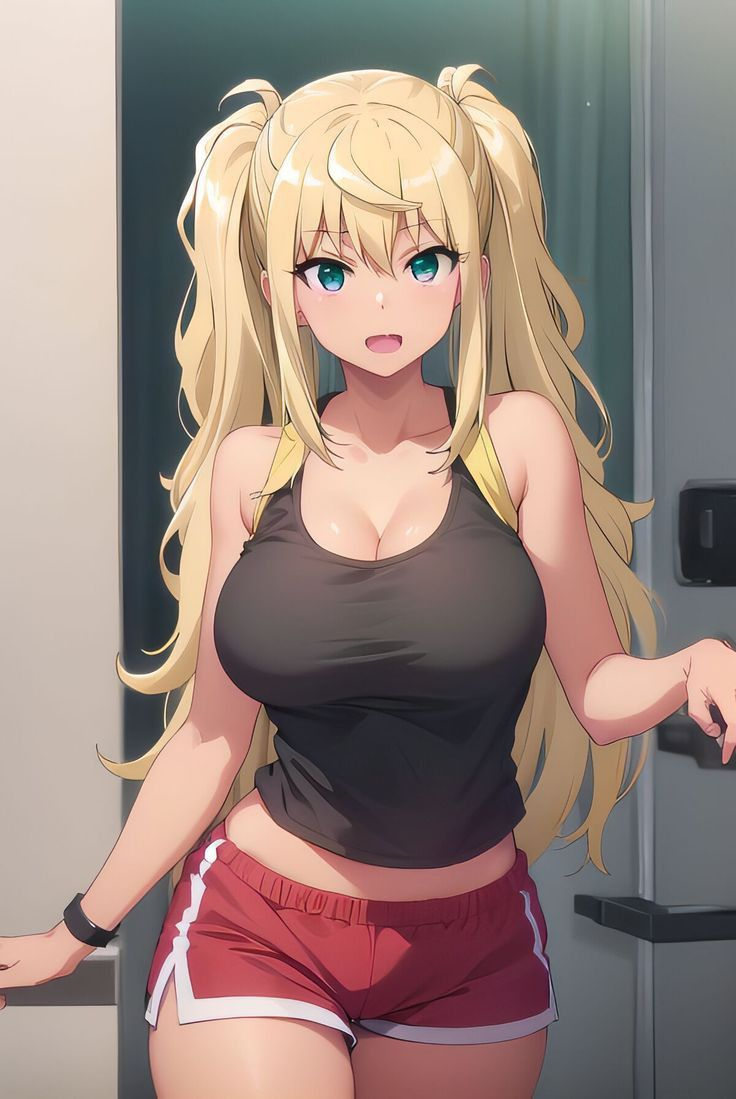
#> input picture ayiko/ojidania/1760848799image.jpg, 736 x 1099 px
$ python -i composition.py   (imports and definitions only)
#> lines starting #> are read from the running program, lines starting #| are printed output that depends on the picture
#> further down, picture is the input picture: PIL image 736x1099 RGB; mean R, G, B 152.1, 132.9, 125.3
#!/usr/bin/env python3
"""
Айко AI — Система Композиции и Золотого Сечения

Использует:
  📐 Правило третей
  ✨ Золотое сечение (phi = 1.618)
  🔺 Золотая спираль
  ⚖️ Баланс и симметрия
  🌀 Динамическое равновесие
  📊 Анализ композиции
"""

import math
from typing import Tuple, Dict, List
from PIL import Image, ImageDraw


GOLDEN_RATIO = 1.618033988749
GOLDEN_ANGLE = 137.508  # degrees


class AyikoComposition:
    """Профессиональная система композиции"""

    def __init__(self):
        print("Composition system initialized")

    # ================================================================
    #  ЗОЛОТОЕ СЕЧЕНИЕ
    # ================================================================

    def golden_divide(self, length: float) -> Tuple[float, float]:
        """Делит длину по золотому сечению"""
        short = length / GOLDEN_RATIO
        long = length - short
        return (long, short)

    def golden_ratio_point(self, width: int, height: int) -> Tuple[int, int]:
        """Вычисляет точку золотого сечения"""
        gw, _ = self.golden_divide(width)
        _, gh = self.golden_divide(height)
        return (int(gw), int(gh))

    # [95 lines left out: functions get_golden_rectangles, generate_golden_spiral_points, draw_golden_spiral, get_rule_of_thirds_lines, draw_rule_of_thirds, not called in this run]

    # ================================================================
    #  БАЛАНС И СИММЕТРИЯ
    # ================================================================

    def calculate_visual_balance(self, img: Image.Image,
                                weights: Dict = None) -> float:
        """
        Рассчитывает визуальный баланс изображения

        Args:
            img: Входное изображение
            weights: Веса для разных цветов (r, g, b)
        """
        if weights is None:
            weights = {"r": 0.299, "g": 0.587, "b": 0.114}

        # Конвертируем в градации серого с весами
        gray = img.convert('L')
        pixels = list(gray.getdata())
        width, height = img.size

        # Рассчитываем баланс левой/правой половин
        left_sum = 0
        right_sum = 0
        left_count = 0
        right_count = 0

        for y in range(height):
            for x in range(width):
                idx = y * width + x
                brightness = pixels[idx] / 255.0

                if x < width // 2:
                    left_sum += brightness
                    left_count += 1
                else:
                    right_sum += brightness
                    right_count += 1

        left_avg = left_sum / left_count if left_count > 0 else 0
        right_avg = right_sum / right_count if right_count > 0 else 0

        # Баланс: 1.0 = идеальный, <1.0 = перекос влево, >1.0 = перекос вправо
        balance = left_avg / right_avg if right_avg > 0 else 1.0

        return balance

    def analyze_symmetry(self, img: Image.Image, axis: str = "vertical") -> float:
        """
        Анализирует симметрию изображения

        Args:
            img: Входное изображение
            axis: Ось симметрии ('vertical' или 'horizontal')
        """
        gray = img.convert('L')
        pixels = list(gray.getdata())
        width, height = gray.size

        diff_sum = 0
        count = 0

        if axis == "vertical":
            # Вертикальная симметрия
            for y in range(height):
                for x in range(width // 2):
                    mirror_x = width - 1 - x
                    p1 = pixels[y * width + x]
                    p2 = pixels[y * width + mirror_x]
                    diff_sum += abs(p1 - p2)
                    count += 1

        else:
            # Горизонтальная симметрия
            for y in range(height // 2):
                for x in range(width):
                    mirror_y = height - 1 - y
                    p1 = pixels[y * width + x]
                    p2 = pixels[mirror_y * width + x]
                    diff_sum += abs(p1 - p2)
                    count += 1

        avg_diff = diff_sum / count if count > 0 else 255
        symmetry = max(0, 1 - avg_diff / 255)

        return symmetry

    # ================================================================
    #  ДИНАМИЧЕСКОЕ РАВНОВЕСИЕ
    # ================================================================

    def calculate_composition_strength(self, img: Image.Image) -> Dict:
        """
        Рассчитывает силу композиции по нескольким факторам
        """
        gray = img.convert('L')
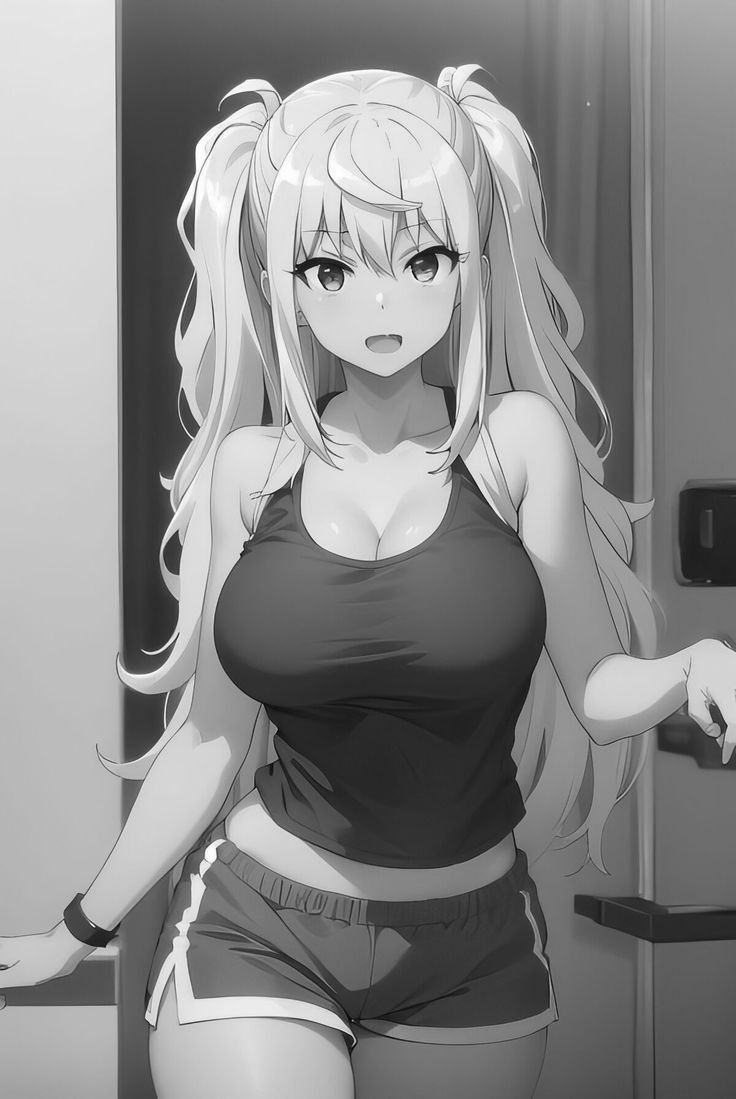
#> gray: PIL image 736x1099 L; min 3, max 255, mean 137.8
        pixels = list(gray.getdata())
#> pixels = 808864 items
        width, height = gray.size
#> width = 736; height = 1099

        # Контраст
        min_p = min(pixels)
#> min_p = 3
        max_p = max(pixels)
#> max_p = 255
        contrast = (max_p - min_p) / 255.0
#> contrast = 0.988

        # Резкость (вариантность)
        mean_p = sum(pixels) / len(pixels)
#> mean_p = 137.8
        variance = sum((p - mean_p) ** 2 for p in pixels) / len(pixels)
#> variance = 3628.8
        sharpness = min(1.0, variance / 1000)
#> sharpness = 1

        # Золотое сечение (насколько объект в золотой точке)
        golden_x, golden_y = self.golden_ratio_point(width, height)
#> golden_x = 281; golden_y = 679

        # Проверяем яркость в золотой точке
        golden_idx = golden_y * width + golden_x
#> golden_idx = 500025
        golden_brightness = pixels[golden_idx] / 255.0
#> golden_brightness = 0.192

        # Общая оценка композиции
        composition_score = (contrast * 0.4 + sharpness * 0.3 + golden_brightness * 0.3)
#> composition_score = 0.753

        return {
            "contrast": round(contrast, 2),
            "sharpness": round(sharpness, 2),
            "golden_point_brightness": round(golden_brightness, 2),
            "overall_score": round(composition_score, 2),
            "golden_point": (golden_x, golden_y)
        }

    def suggest_composition_improvements(self, img: Image.Image) -> List[str]:
        """Даёт советы по улучшению композиции"""
        suggestions = []

        analysis = self.calculate_composition_strength(img)
#> analysis = {'contrast': 0.99, 'sharpness': 1, 'golden_point_brightness': 0.19, 'overall_score': 0.75, 'golden_point': (281, 679)}
        balance = self.calculate_visual_balance(img)
#> in calculate_visual_balance, `pixels = list(gray.getdata())`: pixels = 808864 items
#> after the loop in calculate_visual_balance, `for y in range(height):`: left_count = 404432; left_sum = 247502.4; right_count = 404432; right_sum = 189616.4
#> in calculate_visual_balance, `left_avg = left_sum / left_count if left_count > 0 else 0`: left_avg = 0.612
#> in calculate_visual_balance, `right_avg = right_sum / right_count if right_count > 0 else 0`: right_avg = 0.469
#> in calculate_visual_balance, `balance = left_avg / right_avg if right_avg > 0 else 1.0`: balance = 1.31
#> balance = 1.31
        symmetry = self.analyze_symmetry(img)
#> in analyze_symmetry, `pixels = list(gray.getdata())`: pixels = 808864 items
#> after the loop in analyze_symmetry, `for y in range(height):`: count = 404432; diff_sum = 24092978
#> in analyze_symmetry, `avg_diff = diff_sum / count if count > 0 else 255`: avg_diff = 59.57
#> in analyze_symmetry, `symmetry = max(0, 1 - avg_diff / 255)`: symmetry = 0.766
#> symmetry = 0.766

        if analysis["contrast"] < 0.3:
            suggestions.append("⚠️ Низкий контраст — добавьте тени и блики")

        if analysis["sharpness"] < 0.2:
            suggestions.append("⚠️ Низкая резкость — добавьте детали и текстуры")

        if balance < 0.7 or balance > 1.4:
            suggestions.append("⚠️ Дисбаланс — переместите главный объект к золотой точке")

        if symmetry > 0.8:
            suggestions.append("ℹ️ Высокая симметрия — можно добавить асимметрию для динамики")

        if not suggestions:
            suggestions.append("✅ Композиция сбалансирована!")

        return suggestions

    # ================================================================
    #  ГЕНЕРАЦИЯ КОМПОЗИЦИЙ
    # ================================================================

    # [35 lines left out: function create_golden_composition, not called in this run]


# [34 lines not run here, left out]

>>> from PIL import Image
>>> picture = Image.open('ojidania/1760848799image.jpg')
>>> result = AyikoComposition().suggest_composition_improvements(picture)
#> result = ['✅ Композиция сбалансирована!']

$ run again, on ayiko/ojidania/1755176821.jpg
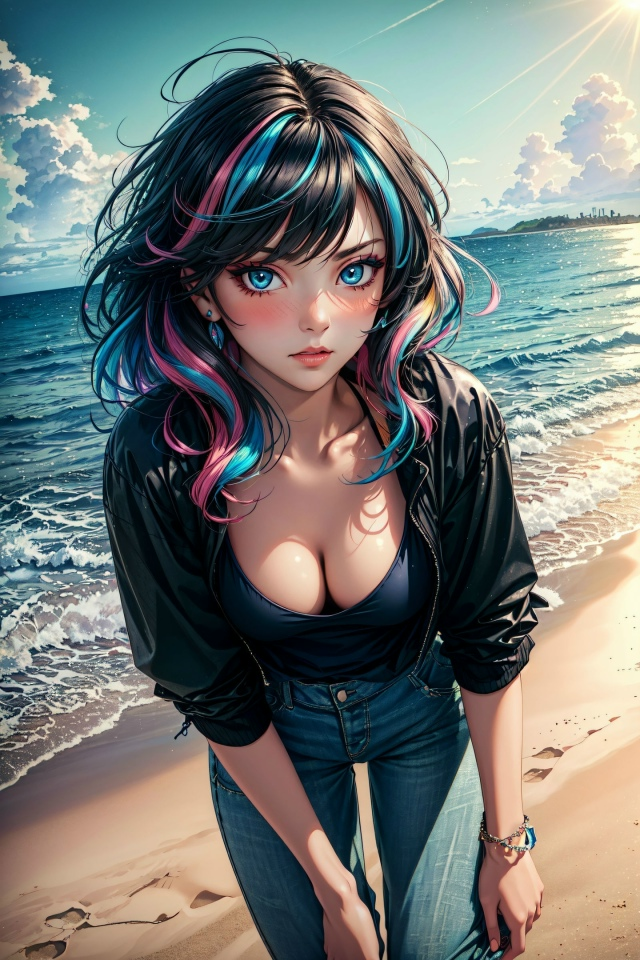
#> input picture ayiko/ojidania/1755176821.jpg, 640 x 960 px
#> picture is the input picture: PIL image 640x960 RGB; mean R, G, B 116.6, 121.1, 117.3
#> in calculate_composition_strength, `gray = img.convert('L')`:
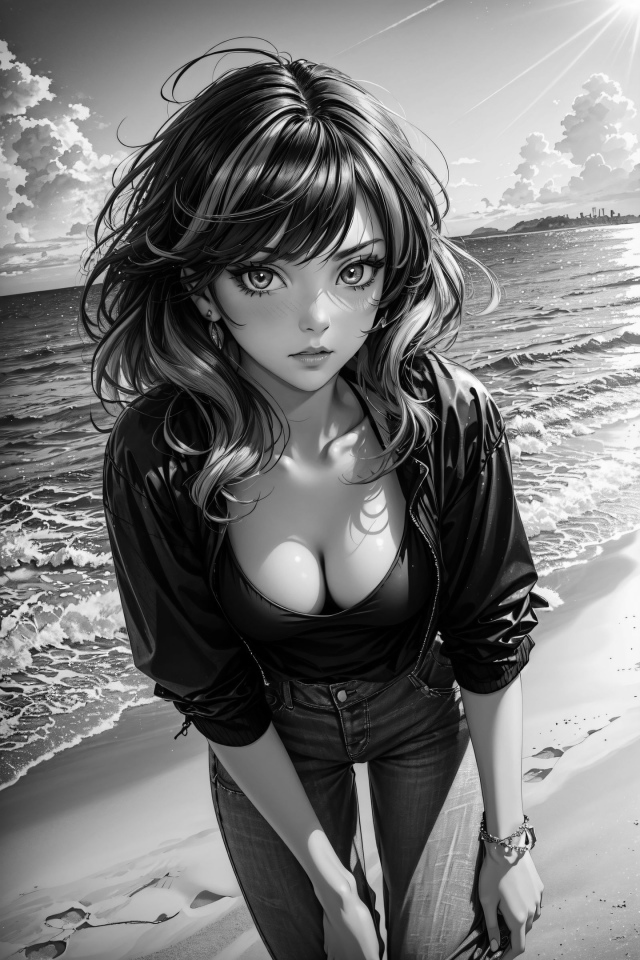
#> gray: PIL image 640x960 L; min 0, max 254, mean 119.3
#> in calculate_composition_strength, `pixels = list(gray.getdata())`: pixels = 614400 items
#> min_p = 0
#> max_p = 254
#> contrast = 0.996
#> mean_p = 119.3
#> variance = 5645.6
#> sharpness = 1
#> golden_brightness = 0.118
#> composition_score = 0.734
#> analysis = {'contrast': 1, 'sharpness': 1, 'golden_point_brightness': 0.12, 'overall_score': 0.73, 'golden_point': (244, 593)}
#> in calculate_visual_balance, `pixels = list(gray.getdata())`: pixels = 614400 items
#> after the loop in calculate_visual_balance, `for y in range(height):`: left_count = 307200; left_sum = 118868.7; right_count = 307200; right_sum = 168610.1
#> left_avg = 0.387
#> right_avg = 0.549
#> in calculate_visual_balance, `balance = left_avg / right_avg if right_avg > 0 else 1.0`: balance = 0.705
#> in analyze_symmetry, `pixels = list(gray.getdata())`: pixels = 614400 items
#> after the loop in analyze_symmetry, `for y in range(height):`: count = 307200; diff_sum = 21420386
#> avg_diff = 69.73
#> in analyze_symmetry, `symmetry = max(0, 1 - avg_diff / 255)`: symmetry = 0.727
#> result = ['✅ Композиция сбалансирована!']

$ run again, on ayiko/ojidania/1760828519530.jpg
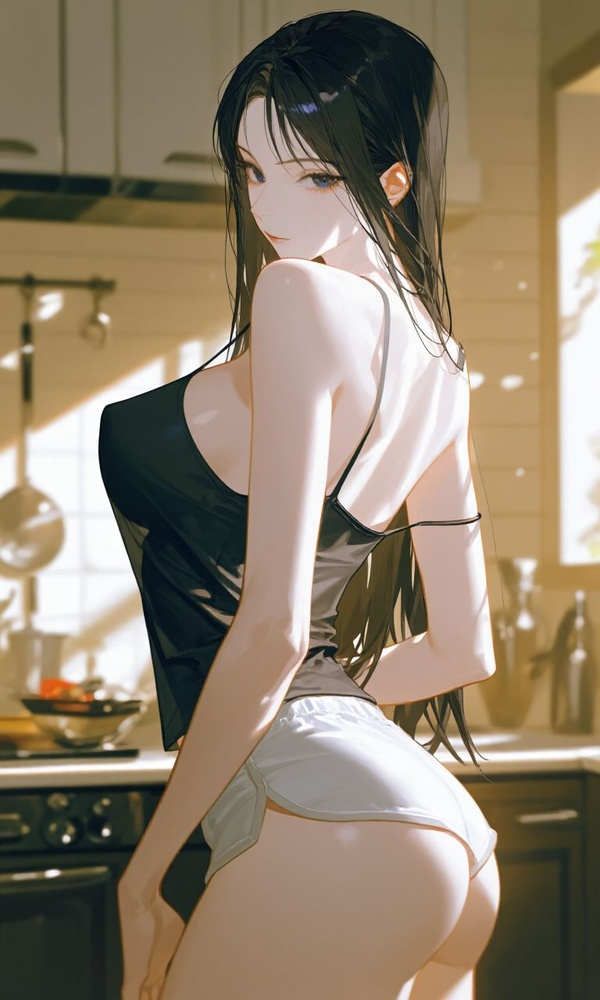
#> input picture ayiko/ojidania/1760828519530.jpg, 600 x 1000 px, shrunk from 768 x 1280 before the run
#> picture is the input picture: PIL image 600x1000 RGB; mean R, G, B 142.7, 128.1, 107.3
#> in calculate_composition_strength, `gray = img.convert('L')`:
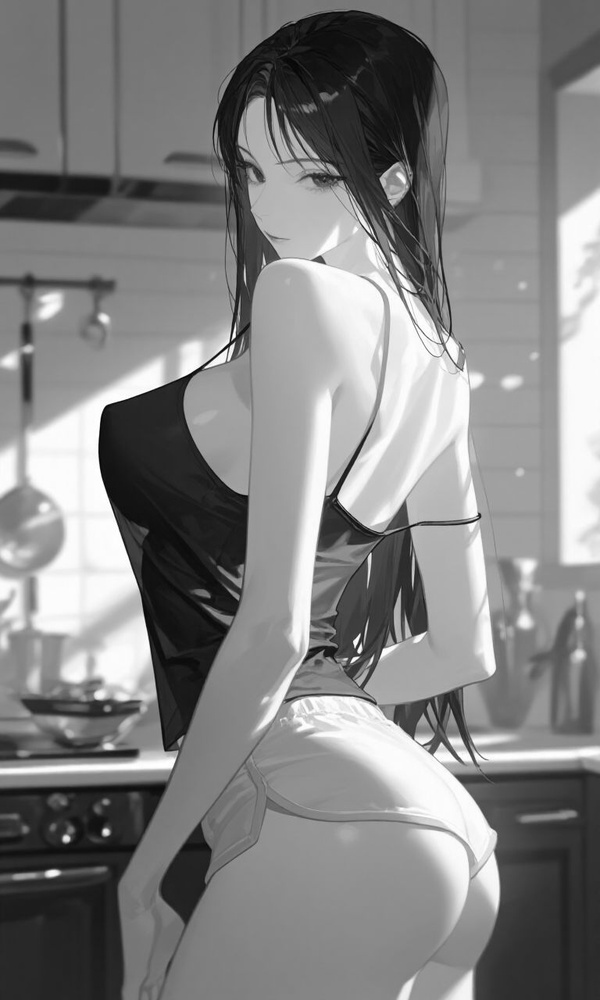
#> gray: PIL image 600x1000 L; min 1, max 255, mean 130.1
#> in calculate_composition_strength, `pixels = list(gray.getdata())`: pixels = 600000 items
#> min_p = 1
#> max_p = 255
#> contrast = 0.996
#> mean_p = 130.1
#> variance = 4134.1
#> sharpness = 1
#> golden_brightness = 0.482
#> composition_score = 0.843
#> analysis = {'contrast': 1, 'sharpness': 1, 'golden_point_brightness': 0.48, 'overall_score': 0.84, 'golden_point': (229, 618)}
#> in calculate_visual_balance, `pixels = list(gray.getdata())`: pixels = 600000 items
#> after the loop in calculate_visual_balance, `for y in range(height):`: left_count = 300000; left_sum = 137666.8; right_count = 300000; right_sum = 168423.6
#> left_avg = 0.459
#> right_avg = 0.561
#> in calculate_visual_balance, `balance = left_avg / right_avg if right_avg > 0 else 1.0`: balance = 0.817
#> in analyze_symmetry, `pixels = list(gray.getdata())`: pixels = 600000 items
#> after the loop in analyze_symmetry, `for y in range(height):`: count = 300000; diff_sum = 17790848
#> avg_diff = 59.3
#> in analyze_symmetry, `symmetry = max(0, 1 - avg_diff / 255)`: symmetry = 0.767
#> result = ['✅ Композиция сбалансирована!']
